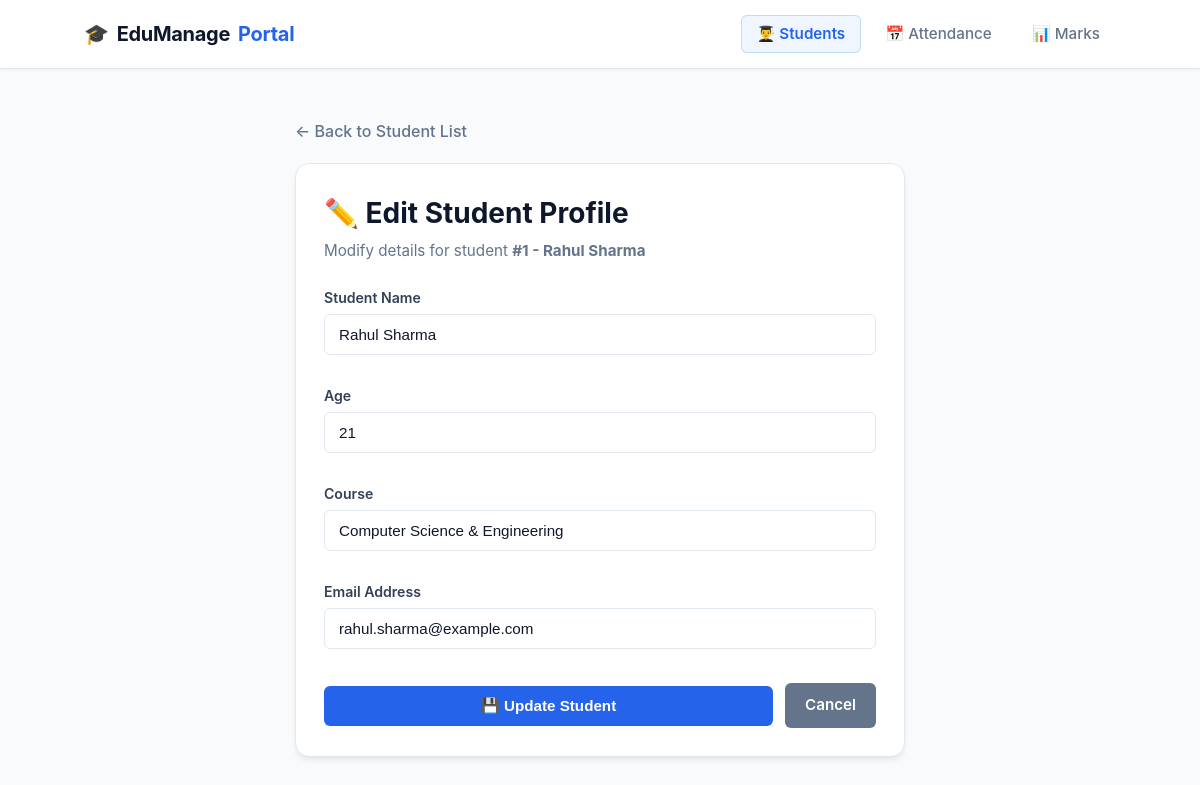
Screenshot of /edit/1 with the database file from the repository.
### tables this page shows
CREATE TABLE students (
    id INTEGER PRIMARY KEY AUTOINCREMENT,
    name TEXT NOT NULL,
    age INTEGER,
    course TEXT,
    email TEXT
);

### app.py (the view, shortened to what this page needs)
@app.route("/edit/<int:id>", methods=["GET", "POST"])
def edit_student(id):
    connection = get_connection()
    cursor = connection.cursor()
    cursor.execute("SELECT * FROM students WHERE id = ?", (id,))
    student = cursor.fetchone()
    connection.close()
    if student is None:
        return redirect("/")
    return render_template("edit.html", student=student)

### app.py (called while the page is built)
def get_connection():
    connection = sqlite3.connect("students.db")
    return connection

### templates/edit.html (shortened to what this page needs)
<!DOCTYPE html>
<html lang="en">
<head>
    <link rel="stylesheet" href="/static/style.css">
</head>
<body>
    <nav class="navbar">
        <div class="nav-container">
            <a href="/" class="nav-brand">
                🎓 <span>EduManage</span> Portal
            </a>
            <ul class="nav-links">
                <li class="nav-item"><a href="/" class="active">👨‍🎓 Students</a></li>
                <li class="nav-item"><a href="/attendance">📅 Attendance</a></li>
                <li class="nav-item"><a href="/marks">📊 Marks</a></li>
            </ul>
        </div>
    </nav>
    <div class="container" style="max-width: 650px;">
        <div style="margin-bottom: 20px;">
            <a href="/" class="back-link">← Back to Student List</a>
        </div>
        <div class="card">
            <h1>✏️ Edit Student Profile</h1>
            <p class="subtitle">Modify details for student <strong>#{{ student[0] }} - {{ student[1] }}</strong></p>
            <form action="/edit/{{ student[0] }}" method="POST">
                <div class="form-group" style="margin-bottom: 16px;">
                    <label for="name">Student Name</label>
                    <input type="text" id="name" name="name" value="{{ student[1] }}" required>
                </div>
                <div class="form-group" style="margin-bottom: 16px;">
                    <label for="age">Age</label>
                    <input type="number" id="age" name="age" value="{{ student[2] }}" min="1" max="100" required>
                </div>
                <div class="form-group" style="margin-bottom: 16px;">
                    <label for="course">Course</label>
                    <input type="text" id="course" name="course" value="{{ student[3] }}" required>
                </div>
                <div class="form-group" style="margin-bottom: 20px;">
                    <label for="email">Email Address</label>
                    <input type="email" id="email" name="email" value="{{ student[4] }}" required>
                </div>
                <div style="display: flex; gap: 12px; align-items: center;">
                    <button type="submit" style="flex: 1;">💾 Update Student</button>
                    <a href="/" class="btn btn-secondary" style="text-decoration: none;">Cancel</a>
                </div>
            </form>
        </div>
    </div>
</body>
</html>

### static/style.css (style rules this page uses)
:root { --primary: #2563eb; --primary-hover: #1d4ed8; --primary-light: #eff6ff; --primary-border: #bfdbfe; --success: #16a34a; --success-bg: #dcfce7; --danger: #dc2626; --danger-bg: #fee2e2; --warning: #d97706; --warning-bg: #fef3c7; --text-dark: #0f172a; --text-muted: #64748b; --border-color: #e2e8f0; --bg-page: #f8fafc; --bg-card: #ffffff; --shadow-sm: 0 1px 3px rgba(0, 0, 0, 0.05); --shadow-md: 0 4px 6px -1px rgba(0, 0, 0, 0.07), 0 2px 4px -2px rgba(0, 0, 0, 0.05); --shadow-lg: 0 10px 15px -3px rgba(0, 0, 0, 0.08), 0 4px 6px -4px rgba(0, 0, 0, 0.04); --radius-sm: 6px; --radius-md: 10px; --radius-lg: 14px; }
* { box-sizing: border-box; margin: 0; padding: 0; }
body { font-family: -apple-system, BlinkMacSystemFont, "Segoe UI", Roboto, "Helvetica Neue", Arial, sans-serif; background-color: var(--bg-page); color: var(--text-dark); line-height: 1.5; padding-bottom: 50px; }
.navbar { background: #ffffff; border-bottom: 1px solid var(--border-color); box-shadow: var(--shadow-sm); position: sticky; top: 0; z-index: 100; }
.nav-container { max-width: 1080px; margin: 0 auto; display: flex; justify-content: space-between; align-items: center; padding: 0 24px; height: 68px; }
.nav-brand { font-size: 1.25rem; font-weight: 700; color: var(--primary); text-decoration: none; display: flex; align-items: center; gap: 8px; letter-spacing: -0.3px; }
.nav-brand span { color: var(--text-dark); }
.nav-links { display: flex; gap: 8px; list-style: none; }
.nav-item a { display: inline-flex; align-items: center; gap: 6px; padding: 8px 16px; text-decoration: none; color: var(--text-muted); font-weight: 500; font-size: 0.95rem; border-radius: var(--radius-sm); transition: all 0.2s ease; }
.nav-item a.active { color: var(--primary); background: var(--primary-light); font-weight: 600; box-shadow: inset 0 0 0 1px var(--primary-border); }
.container { max-width: 1080px; margin: 30px auto; padding: 0 20px; }
.card { background: var(--bg-card); border-radius: var(--radius-lg); border: 1px solid var(--border-color); box-shadow: var(--shadow-md); padding: 28px; margin-bottom: 28px; }
h1 { font-size: 1.75rem; font-weight: 700; color: var(--text-dark); margin-bottom: 6px; }
.subtitle { color: var(--text-muted); font-size: 0.95rem; margin-bottom: 24px; }
form { display: grid; gap: 14px; }
.form-group { display: flex; flex-direction: column; gap: 6px; }
label { font-size: 0.88rem; font-weight: 600; color: #334155; }
input, select { padding: 11px 14px; font-size: 0.95rem; border: 1px solid var(--border-color); border-radius: var(--radius-sm); background-color: #ffffff; color: var(--text-dark); transition: border-color 0.15s ease, box-shadow 0.15s ease; width: 100%; }
button, .btn { display: inline-flex; align-items: center; justify-content: center; gap: 8px; padding: 11px 20px; background: var(--primary); color: white; border: none; border-radius: var(--radius-sm); cursor: pointer; font-size: 0.95rem; font-weight: 600; text-decoration: none; transition: background-color 0.15s ease, transform 0.05s ease; }
.btn-secondary { background: #64748b; color: white; }
.back-link { display: inline-flex; align-items: center; gap: 6px; margin-top: 20px; color: var(--text-muted); text-decoration: none; font-weight: 500; }

### rows the page displays
students: id "1", name "Rahul Sharma", age "21", course "Computer Science & Engineering", email "rahul.sharma@example.com"
